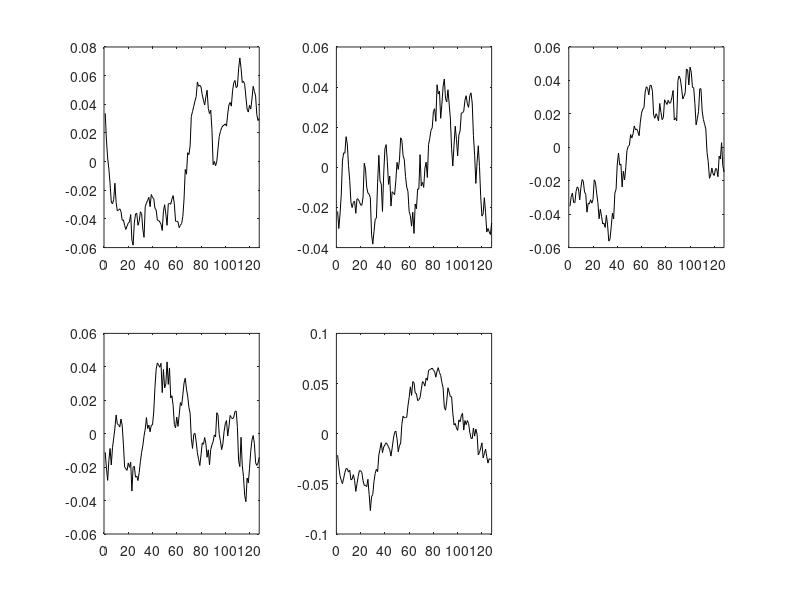
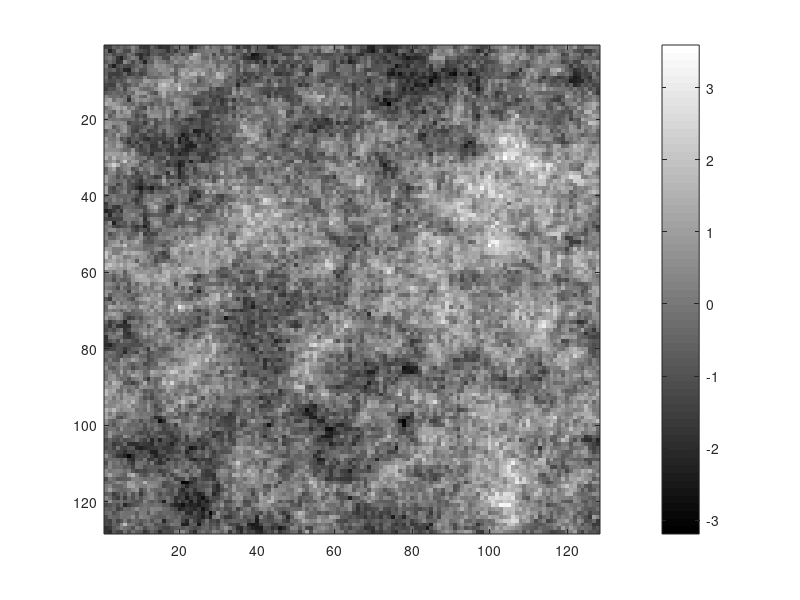

MATLAB code for these plots, in order:
% Simulation from a 1D and 2D GMRF

%% 1D case
%  Build the A matrix corresponding to forward or backward difference
%     -x(i-1)-x(i+1)+2*x(i)
%      x(0) = x(N+1) = 0
n=128;
one_vec = ones(n,1);

L1D = spdiags([-one_vec 2*one_vec -one_vec],[-1 0 1],n,n);
L1D(1,n) = -1;
L1D(n,1) = -1;
L1D = n^2 * L1D;
[V,D] = eig(full(L1D));
R = V*sqrt(D)*V';
dd = diag(D).^(-.5);
[~,ii] = max(dd);
dd(ii) = 0;
Rinv = V*(diag(dd))*V';

v = randn(n,5);
% Plot iid increment samples
samps = Rinv*v;
figure(1)
  for i = 1:5
    subplot(2,3,i)
    plot(samps(:,i),'k'),xlim([0 128])
  end

%% 2D case
%  Build the A matrix corresponding to the neighborhood relationship
%     -x(i-1,j)-x(i+1,j)-x(i,j-1)-x(i,j+1)+4*x(i) 
%      x(0,j) = x(N+1,j) = x(i,0) = x(i,N+1) = 0
nx = 128;
ny = 128;
% John's way
%lh=zeros(nx,ny); lh(1,1)=-1; lh(1,2)=1; lhhat=fft2(lh);
%lv=zeros(nx,ny); lv(1,1)=-1; lv(nx,1)=1; lvhat=fft2(lv);
%lhat = abs(lhhat).^2+abs(lvhat).^2;
ls = fftshift(blkdiag(zeros(nx/2-1,ny/2-1),[0 -1 0;-1 4 -1;0 -1 0],zeros(nx/2-2,ny/2-2))); 
%lhat = sqrt(nx*ny) * fft2(ls);                                                            
lhat = fft2(ls);
ii = find(lhat>eps*norm(lhat)^2);
lhat_inv = zeros(size(lhat));
lhat_inv(ii) = 1./lhat(ii);
 
samp = ifft2(sqrt(lhat_inv).*(fft2(randn(nx,ny))));
figure(2)
  imagesc(samp), colorbar, colormap(gray)

  
